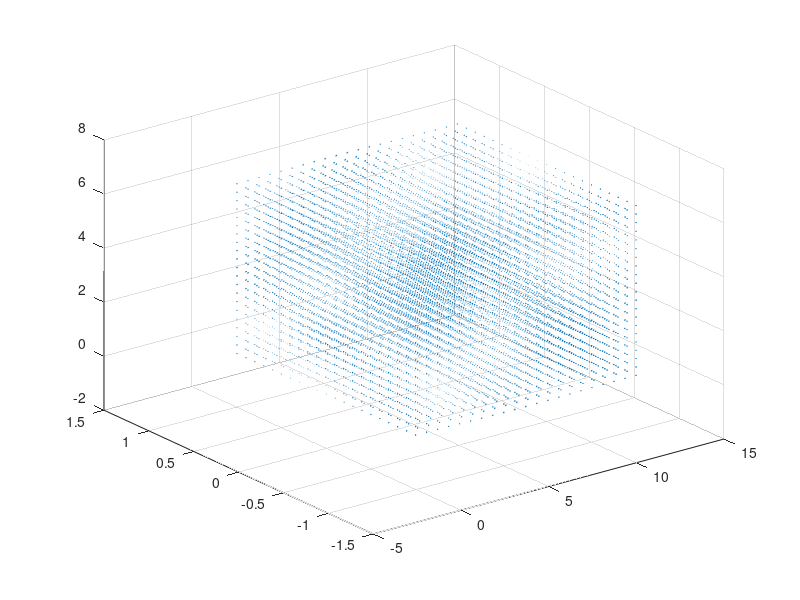

Reproduce this figure in MATLAB.
% Parameters
cLx=4;
cLz=2;
a=2*pi/(cLx*pi);
b=pi/2;
g=2*pi/(cLz*pi);
N8=(2*sqrt(2)/sqrt((a*a+g*g)*(4*a*a+4*g*g+pi*pi)));



%Re309
av_val=[0.268359169835888,0.0415737669588199,0.0373076787266736,0.0207721407214892,0.0624519067613835,0.102761062088787,-0.257139476000576,0.0726058071975180,-0.0812934255737902];

% Domain of mesh
% z=0:cLz*pi/20:cLz*pi;
% x=0:cLx*pi/20:cLx*pi;
% y=-1:0.1:1;


[x,y,z]=meshgrid(0:cLx*pi/20:cLx*pi,-1:0.1:1,0:cLz*pi/20:cLz*pi );

% Velocity Equations
ux=av_val(1)*sqrt(2)*sin(pi*y/2) + av_val(2)*(4/sqrt(3))*cos(pi*y/2).*cos(pi*y/2).*cos(g*z) + av_val(6)*4*sqrt(2)/(sqrt(3*(a^2+g*g)))*(-g)*cos(a*x).*cos(pi*y/2).*cos(pi*y/2).*sin(g*z) + av_val(7)*(2*sqrt(2)/(sqrt(a*a+g*g)))*g*sin(a*x).*sin(pi*y/2).*sin(g*z) + av_val(8)*N8*pi*a*sin(a*x).*sin(pi*y/2).*sin(g*z)+ av_val(9)*sqrt(2)*sin(3*pi*y/2);
uy=av_val(3)*(2/(sqrt(4*g*g+pi*pi)))*2*g*cos(pi*y/2).*cos(g*z)+ av_val(8)*N8*2*(a*a+g*g)*cos(a*x).*cos(pi*y/2).*sin(g*z);

uz=av_val(3)*(2/(sqrt(4*g*g+pi*pi)))*pi*sin(pi*y/2).*sin(g*z) + av_val(4)*(4/sqrt(3))*cos(pi*y/2).*cos(pi*y/2).*cos(a*x) + av_val(5)*2*sin(a*x).*sin(pi*y/2) + av_val(6)*(4*sqrt(2)/(sqrt(3*(a*a+g*g))))*a*sin(a*x).*cos(pi*y/2).*cos(pi*y/2).*cos(g*z) + av_val(7)*(2*sqrt(2)/(sqrt(a*a+g*g)))*a*cos(a*x).*sin(pi*y/2).*cos(g*z)- av_val(8)*N8*pi*g*cos(a*x).*sin(pi*y/2).*cos(g*z);


quiver3(x,y,z,ux,uy,uz)